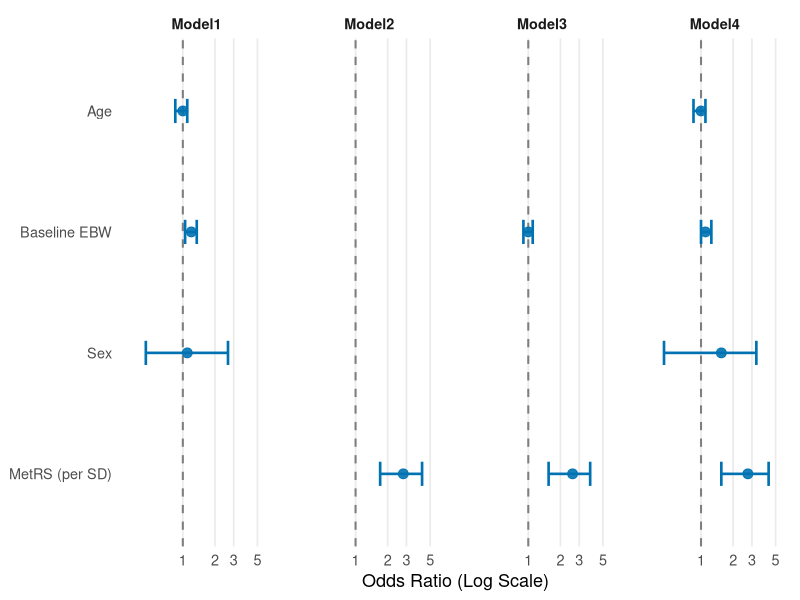

Write the R code that produced this figure.
library(ggplot2)
library(svglite)

d = read.csv("data.csv")
var_order = c("MetRS (per SD)", "Sex", "Baseline EBW", "Age")
d$variable = factor(d$variable, levels = var_order)
d$model    = factor(d$model,    levels = c("Model1", "Model2", "Model3", "Model4"))

p = ggplot(d, aes(x = estimate, y = variable)) +
  geom_vline(xintercept = 1, linetype = "dashed", colour = "grey50", linewidth = 0.7) +
  geom_errorbarh(
    aes(xmin = ci_low, xmax = ci_high),
    height = 0.2, linewidth = 0.9, colour = "#0072B2"
  ) +
  geom_point(size = 3, colour = "#0072B2", alpha = 0.9) +
  scale_x_continuous(
    breaks = c(0, 1, 2, 3, 5),
    trans  = "log",
    limits = c(0.3, 6)
  ) +
  facet_wrap(~ model, nrow = 1) +
  labs(x = "Odds Ratio (Log Scale)", y = NULL) +
  theme_minimal(base_size = 13) +
  theme(
    panel.grid.minor   = element_blank(),
    panel.grid.major.y = element_blank(),
    strip.text         = element_text(face = "bold"),
    panel.spacing      = unit(1, "lines")
  )

ggsave("fig3d.svg", p, width = 9, height = 3.5)
